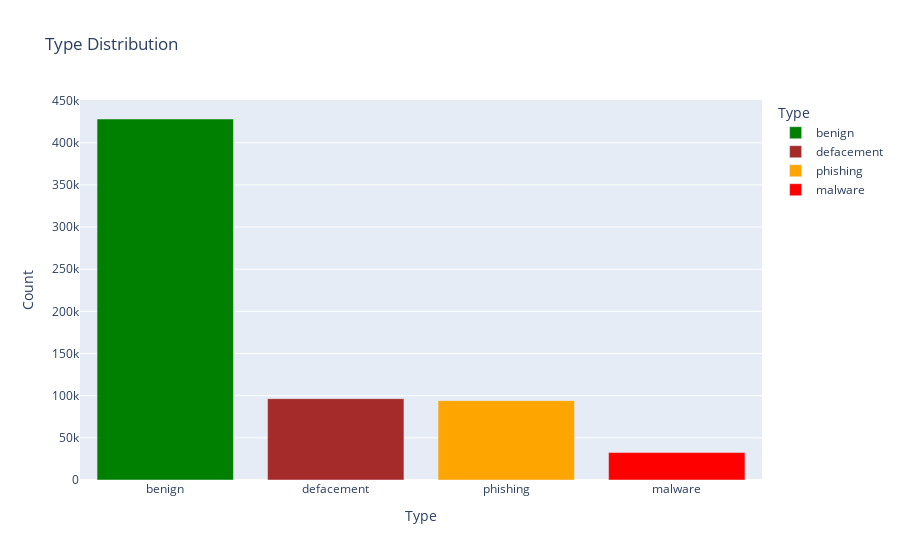

Notebook source saved alongside this figure:
### Markdown cell above
## Data visualisation 📈

### Code cell
type_counts = data['type'].value_counts().reset_index()
type_counts.columns = ['type', 'count']

fig = px.bar(
    type_counts,
    x='type',
    y='count',
    title='Type Distribution',
    labels={'type': 'Type', 'count': 'Count'},
    color='type',
    color_discrete_map={
        'benign': 'green',
        'phishing': 'orange',
        'defacement': 'brown',
        'malware': 'red'
    }
)
fig.show()

### Figure 1 — Plotly figure (JSON) as saved in the notebook; plotly's stock layout.template omitted (floating-point values rounded to 4 significant figures)
{"data": [{"alignmentgroup": "True", "hovertemplate": "Type=%{x}<br>Count=%{y}<extra></extra>", "legendgroup": "benign", "marker": {"color": "green", "pattern": {"shape": ""}}, "name": "benign", "offsetgroup": "benign", "orientation": "v", "showlegend": true, "textposition": "auto", "type": "bar", "x": ["benign"], "xaxis": "x", "y": [428103], "yaxis": "y"}, {"alignmentgroup": "True", "hovertemplate": "Type=%{x}<br>Count=%{y}<extra></extra>", "legendgroup": "defacement", "marker": {"color": "brown", "pattern": {"shape": ""}}, "name": "defacement", "offsetgroup": "defacement", "orientation": "v", "showlegend": true, "textposition": "auto", "type": "bar", "x": ["defacement"], "xaxis": "x", "y": [96457], "yaxis": "y"}, {"alignmentgroup": "True", "hovertemplate": "Type=%{x}<br>Count=%{y}<extra></extra>", "legendgroup": "phishing", "marker": {"color": "orange", "pattern": {"shape": ""}}, "name": "phishing", "offsetgroup": "phishing", "orientation": "v", "showlegend": true, "textposition": "auto", "type": "bar", "x": ["phishing"], "xaxis": "x", "y": [94111], "yaxis": "y"}, {"alignmentgroup": "True", "hovertemplate": "Type=%{x}<br>Count=%{y}<extra></extra>", "legendgroup": "malware", "marker": {"color": "red", "pattern": {"shape": ""}}, "name": "malware", "offsetgroup": "malware", "orientation": "v", "showlegend": true, "textposition": "auto", "type": "bar", "x": ["malware"], "xaxis": "x", "y": [32520], "yaxis": "y"}], "layout": {"barmode": "relative", "legend": {"title": {"text": "Type"}, "tracegroupgap": 0}, "title": {"text": "Type Distribution"}, "xaxis": {"anchor": "y", "categoryarray": ["benign", "defacement", "phishing", "malware"], "categoryorder": "array", "domain": [0, 1], "title": {"text": "Type"}}, "yaxis": {"anchor": "x", "domain": [0, 1], "title": {"text": "Count"}}}}
